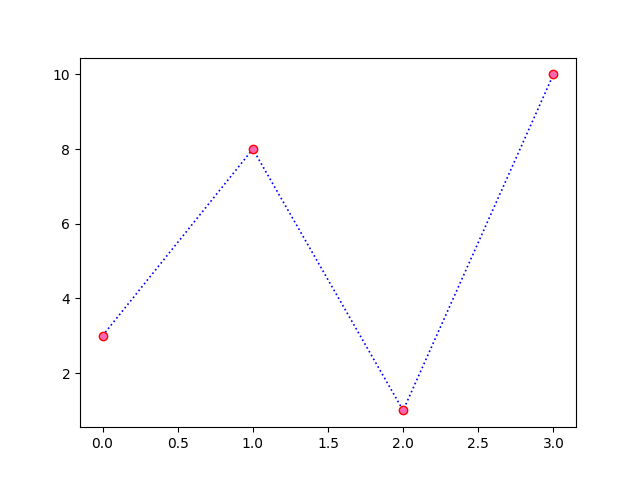

Write Python code to recreate this figure.
import matplotlib.pyplot as plt

ypoints=[3,8,1,10]
plt.plot(ypoints,marker='o',mec='r',mfc='hotpink',ls=':',color='b',linewidth='1.2')
plt.show()
